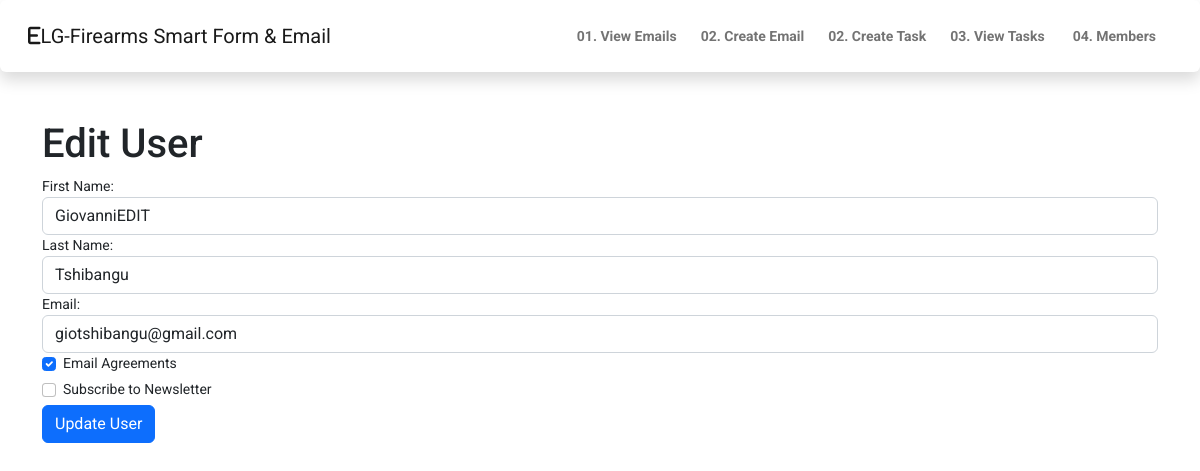
The page /master/edit_user/24/ on the database as committed earlier.
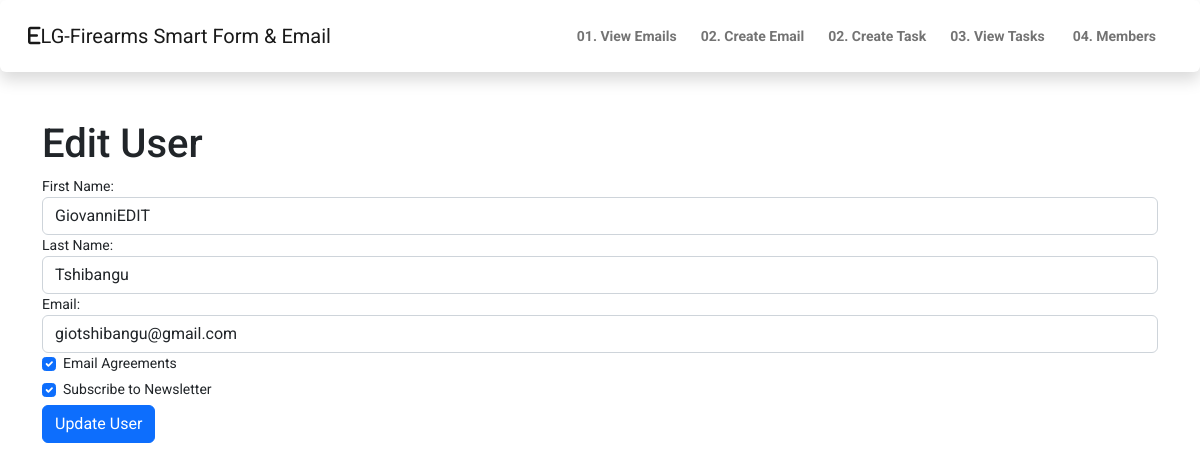
The same page on the database as committed later.
### smart_formApp/models.py (models this page shows, shortened)
class User(models.Model):
    first_name = models.CharField(max_length=100)
    last_name = models.CharField(max_length=100)
    email = models.EmailField()
    email_agreements = models.BooleanField(default=True)
    subscribe_to_newsletter = models.BooleanField(default=False,blank=True)
    created_at = models.DateTimeField(auto_now_add=True)

### smart_emailApp/views.py (the view, shortened to what this page needs)
# urls.py: path('edit_user/<int:user_id>/', views.edit_user, name='edit_user'),
def edit_user(request, user_id):
    user = get_object_or_404(User, id=user_id)
    context = {
        'user': user
    }
    return render(request, 'smartemail/edit_user.html', context)

### templates/smartemail/edit_user.html (shortened to what this page needs)
{% extends "nav.html" %}
{% load static %}
{% block navbar %}
<div class="container mt-3">
        <h1>Edit User</h1>
        <form method="post">
            <div class="form-group">
                <label for="first_name">First Name:</label>
                <input type="text" class="form-control" id="first_name" name="first_name" value="{{ user.first_name }}">
            </div>
            <div class="form-group">
                <label for="last_name">Last Name:</label>
                <input type="text" class="form-control" id="last_name" name="last_name" value="{{ user.last_name }}">
            </div>
            <div class="form-group">
                <label for="email">Email:</label>
                <input type="email" class="form-control" id="email" name="email" value="{{ user.email }}">
            </div>
            <div class="form-group form-check">
                <input type="checkbox" class="form-check-input" id="email_agreements" name="email_agreements" {% if user.email_agreements %}checked{% endif %}>
                <label class="form-check-label" for="email_agreements">Email Agreements</label>
            </div>
            <div class="form-group form-check">
                <input type="checkbox" class="form-check-input" id="subscribe_to_newsletter" name="subscribe_to_newsletter" {% if user.subscribe_to_newsletter %}checked{% endif %}>
                <label class="form-check-label" for="subscribe_to_newsletter">Subscribe to Newsletter</label>
            </div>
            <button type="submit" class="btn btn-primary">Update User</button>
        </form>
    </div>
{% endblock %}

Rows that differ between the two databases and show on the page:
changed User "GiovanniEDIT": subscribe_to_newsletter "☐" → "☑"
